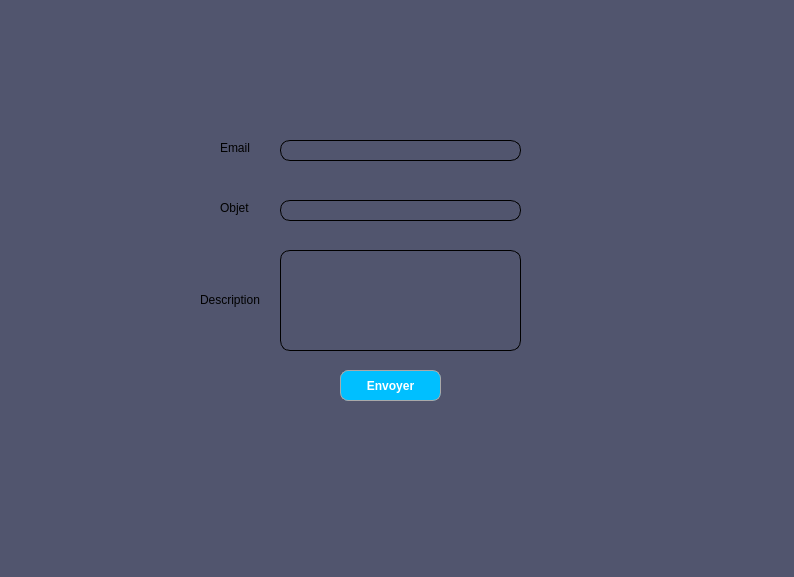
<?xml version="1.0" encoding="UTF-8"?>
<ui version="4.0">
 <class>email</class>
 <widget class="QDialog" name="email">
  <property name="geometry">
   <rect>
    <x>0</x>
    <y>0</y>
    <width>794</width>
    <height>577</height>
   </rect>
  </property>
  <property name="windowTitle">
   <string>Dialog</string>
  </property>
  <property name="styleSheet">
   <string notr="true">background:#51556e;</string>
  </property>
  <widget class="QLineEdit" name="email_4">
   <property name="geometry">
    <rect>
     <x>280</x>
     <y>140</y>
     <width>241</width>
     <height>21</height>
    </rect>
   </property>
   <property name="styleSheet">
    <string notr="true">QLineEdit
{
 border-width: 1px;
border-style: solid;
border-color: black;
  border-radius: 10px;
padding:0 8;
}</string>
   </property>
  </widget>
  <widget class="QPushButton" name="email_7">
   <property name="geometry">
    <rect>
     <x>340</x>
     <y>370</y>
     <width>101</width>
     <height>31</height>
    </rect>
   </property>
   <property name="font">
    <font>
     <family>Arial</family>
     <pointsize>-1</pointsize>
     <weight>75</weight>
     <bold>true</bold>
     <underline>false</underline>
     <strikeout>false</strikeout>
    </font>
   </property>
   <property name="styleSheet">
    <string notr="true">QPushButton {
color: #FFFFFF;
background:#00BFFF;
border: none;
font-size:12px;
font-family:Arial, Helvetica, sans-serif;
border: 1px solid #A9A9A9;
border-top-left-radius: 7px;
border-top-right-radius: 7px;
border-radius: 8px;
}
QPushButton:hover {
color:#fff;
background:#A9A9A9;
border: none;
border-top-left-radius: 7px;
border-top-right-radius: 7px;
}</string>
   </property>
   <property name="text">
    <string>Envoyer</string>
   </property>
  </widget>
  <widget class="QLabel" name="label_96">
   <property name="geometry">
    <rect>
     <x>220</x>
     <y>140</y>
     <width>51</width>
     <height>16</height>
    </rect>
   </property>
   <property name="text">
    <string>Email</string>
   </property>
  </widget>
  <widget class="QLineEdit" name="objet_2">
   <property name="geometry">
    <rect>
     <x>280</x>
     <y>200</y>
     <width>241</width>
     <height>21</height>
    </rect>
   </property>
   <property name="styleSheet">
    <string notr="true">QLineEdit
{
 border-width: 1px;
border-style: solid;
border-color: black;
  border-radius: 10px;
padding:0 8;
}</string>
   </property>
  </widget>
  <widget class="QLabel" name="label_94">
   <property name="geometry">
    <rect>
     <x>220</x>
     <y>200</y>
     <width>51</width>
     <height>16</height>
    </rect>
   </property>
   <property name="text">
    <string>Objet</string>
   </property>
  </widget>
  <widget class="QLabel" name="label_95">
   <property name="geometry">
    <rect>
     <x>200</x>
     <y>290</y>
     <width>71</width>
     <height>20</height>
    </rect>
   </property>
   <property name="text">
    <string>Description</string>
   </property>
  </widget>
  <widget class="QLineEdit" name="description_2">
   <property name="geometry">
    <rect>
     <x>280</x>
     <y>250</y>
     <width>241</width>
     <height>101</height>
    </rect>
   </property>
   <property name="styleSheet">
    <string notr="true">QLineEdit
{
 border-width: 1px;
border-style: solid;
border-color: black;
  border-radius: 10px;
padding:0 8;
}</string>
   </property>
  </widget>
 </widget>
 <resources/>
 <connections/>
</ui>
